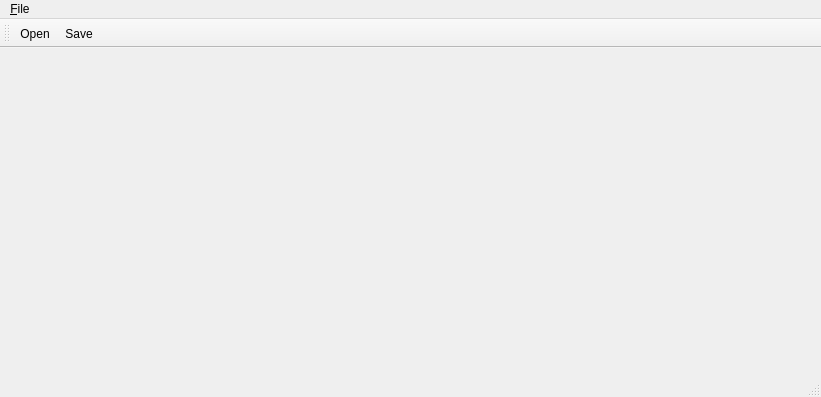
<?xml version="1.0" encoding="UTF-8"?>
<ui version="4.0">
 <class>MainWindow</class>
 <widget class="QMainWindow" name="MainWindow">
  <property name="geometry">
   <rect>
    <x>0</x>
    <y>0</y>
    <width>821</width>
    <height>397</height>
   </rect>
  </property>
  <property name="windowTitle">
   <string>MainWindow</string>
  </property>
  <widget class="QWidget" name="centralWidget"/>
  <widget class="QMenuBar" name="menuBar">
   <property name="geometry">
    <rect>
     <x>0</x>
     <y>0</y>
     <width>821</width>
     <height>22</height>
    </rect>
   </property>
   <widget class="QMenu" name="menu_File">
    <property name="title">
     <string>&amp;File</string>
    </property>
    <addaction name="actionOpen"/>
    <addaction name="actionSave"/>
   </widget>
   <addaction name="menu_File"/>
  </widget>
  <widget class="QToolBar" name="mainToolBar">
   <attribute name="toolBarArea">
    <enum>TopToolBarArea</enum>
   </attribute>
   <attribute name="toolBarBreak">
    <bool>false</bool>
   </attribute>
   <addaction name="actionOpen"/>
   <addaction name="actionSave"/>
  </widget>
  <widget class="QStatusBar" name="statusBar"/>
  <action name="actionOpen">
   <property name="icon">
    <iconset resource="resource.qrc">
     <normaloff>:/images/res/file-open.png</normaloff>:/images/res/file-open.png</iconset>
   </property>
   <property name="text">
    <string>&amp;Open ...</string>
   </property>
  </action>
  <action name="actionSave">
   <property name="icon">
    <iconset resource="resource.qrc">
     <normaloff>:/images/res/file-save.png</normaloff>:/images/res/file-save.png</iconset>
   </property>
   <property name="text">
    <string>&amp;Save ...</string>
   </property>
  </action>
 </widget>
 <layoutdefault spacing="6" margin="11"/>
 <resources>
  <include location="resource.qrc"/>
 </resources>
 <connections/>
</ui>
